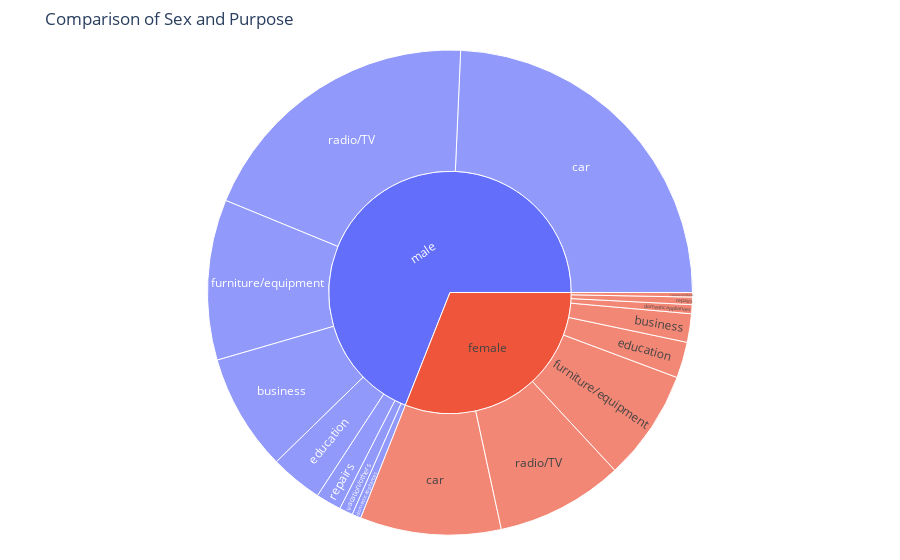

The notebook cell saved with this chart:
### Markdown cell above
Visualizando Comparison of Sex and Purpose

### Code cell
# Criando um gráfico de mosaico para comparar 'Sex' e 'Purpose'
fig = px.sunburst(df, path=['Sex', 'Purpose'], title="Comparison of Sex and Purpose")

# Configurando o layout para melhorar a visualização
fig.update_layout(margin=dict(t=50, l=25, r=25, b=25))
fig.show()

### Figure 1 — Plotly figure (JSON) as saved in the notebook; plotly's stock layout.template omitted (floating-point values rounded to 4 significant figures)
{"data": [{"branchvalues": "total", "domain": {"x": [0, 1], "y": [0, 1]}, "hovertemplate": "labels=%{label}<br>count=%{value}<br>parent=%{parent}<br>id=%{id}<extra></extra>", "ids": ["female/business", "male/business", "female/car", "male/car", "female/domestic appliances", "male/domestic appliances", "female/education", "male/education", "female/furniture/equipment", "male/furniture/equipment", "female/radio/TV", "male/radio/TV", "female/repairs", "male/repairs", "female/vacation/others", "male/vacation/others", "female", "male"], "labels": ["business", "business", "car", "car", "domestic appliances", "domestic appliances", "education", "education", "furniture/equipment", "furniture/equipment", "radio/TV", "radio/TV", "repairs", "repairs", "vacation/others", "vacation/others", "female", "male"], "name": "", "parents": ["female", "male", "female", "male", "female", "male", "female", "male", "female", "male", "female", "male", "female", "male", "female", "male", "", ""], "type": "sunburst", "values": [19, 78, 94, 243, 6, 6, 24, 35, 74, 107, 85, 195, 5, 17, 3, 9, 310, 690]}], "layout": {"legend": {"tracegroupgap": 0}, "margin": {"b": 25, "l": 25, "r": 25, "t": 50}, "title": {"text": "Comparison of Sex and Purpose"}}}
